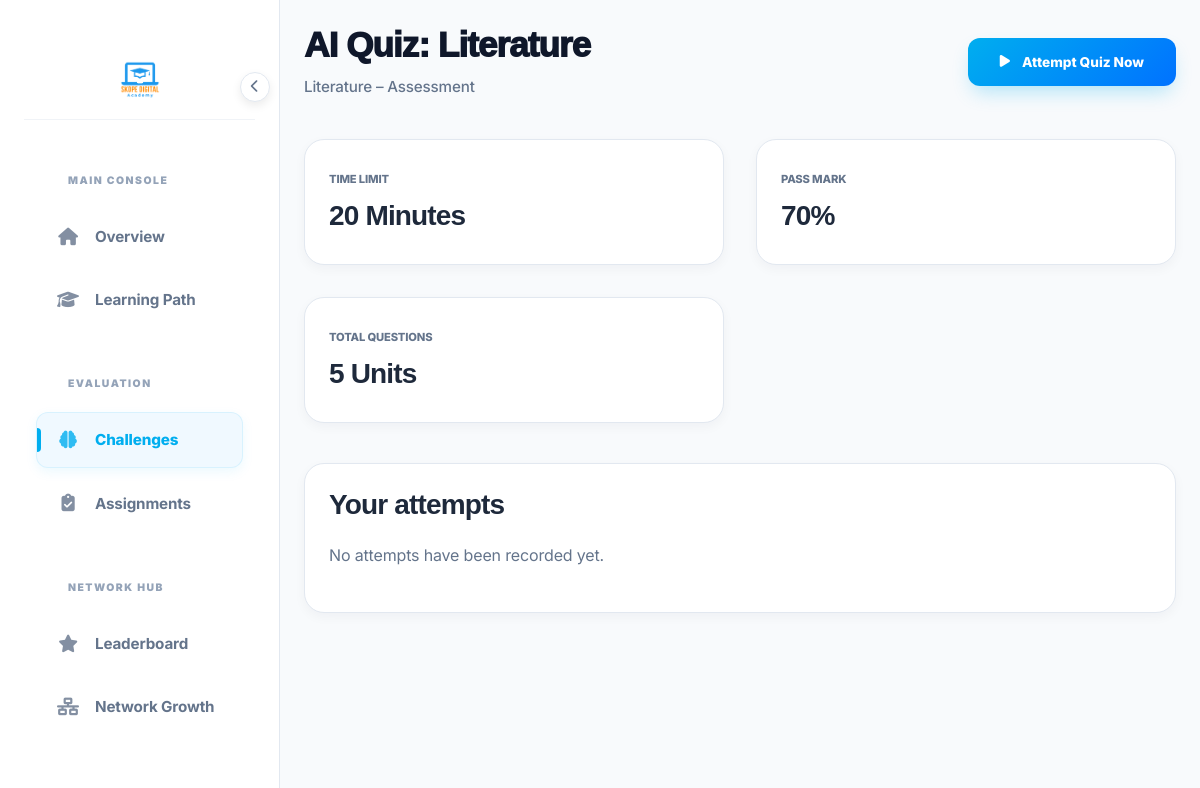
The page /student/take-quiz.php?id=3 (signed in) on the database its author committed.
### tables this page shows
CREATE TABLE `quizzes` (
  `id` int(11) NOT NULL AUTO_INCREMENT,
  `course_id` int(11) NOT NULL,
  `title` varchar(255) NOT NULL,
  `time_limit_mins` int(11) DEFAULT 30,
  `pass_score` int(11) DEFAULT 70,
  `type` enum('quiz','cat','final') DEFAULT 'quiz',
  `created_at` datetime DEFAULT current_timestamp(),
  PRIMARY KEY (`id`),
  KEY `course_id` (`course_id`)
);

CREATE TABLE `courses` (
  `id` int(11) NOT NULL AUTO_INCREMENT,
  `tutor_id` int(11) NOT NULL,
  `category_id` int(11) DEFAULT NULL,
  `title` varchar(255) NOT NULL,
  `slug` varchar(280) DEFAULT NULL,
  `description` text DEFAULT NULL,
  `level` enum('beginner','intermediate','advanced') DEFAULT 'beginner',
  `price` decimal(10,2) DEFAULT 0.00,
  `thumbnail` varchar(255) DEFAULT NULL,
  `preview_video` varchar(255) DEFAULT NULL,
  `status` enum('draft','pending','published','archived') DEFAULT 'draft',
  `duration_hours` decimal(5,1) DEFAULT 0.0,
  `total_lessons` int(11) DEFAULT 0,
  `enrolled_count` int(11) DEFAULT 0,
  `avg_rating` decimal(3,2) DEFAULT 0.00,
  `created_at` datetime DEFAULT current_timestamp(),
  PRIMARY KEY (`id`),
  KEY `tutor_id` (`tutor_id`),
  KEY `category_id` (`category_id`)
);

### student/take-quiz.php (the view, shortened to what this page needs)
<?php
require_once 'includes/header.php';
$qid = (int)($_GET['id'] ?? 0);
try {
    $stmt = $pdo->prepare("SELECT q.*, c.title as course_title, c.thumbnail as course_thumb
                           FROM quizzes q
                           JOIN courses c ON q.course_id = c.id
                           WHERE q.id = ?");
    $stmt->execute([$qid]);
    $quiz = $stmt->fetch();
    $stmt = $pdo->prepare("SELECT id, question, type, options_json, points
                           FROM quiz_questions
                           WHERE quiz_id = ?
                           ORDER BY order_num ASC");
    $stmt->execute([$qid]);
    $questions = $stmt->fetchAll(PDO::FETCH_ASSOC);
    $stmt = $pdo->prepare("SELECT * FROM quiz_attempts WHERE quiz_id = ? AND student_id = ? ORDER BY completed_at DESC");
    $stmt->execute([$qid, $student['id']]);
    $attempts = $stmt->fetchAll(PDO::FETCH_ASSOC);
} catch (Exception $e) {
    error_log($e->getMessage());
    header('Location: quizzes.php');
    exit;
}
require_once 'includes/sidebar.php';
?>
<main class="main-content">
    <div class="quiz-container">
        <div id="view-intro">
            <header class="portal-header">
                <div class="greeting">
                    <h1><?= htmlspecialchars($quiz['title']) ?></h1>
                    <p><?= htmlspecialchars($quiz['course_title']) ?> – Assessment</p>
                </div>
                <div class="header-tools">
                    <button class="btn-premium" onclick="startQuiz()">
                        <i class="fas fa-play"></i> Attempt Quiz Now
                    </button>
                </div>
            </header>
            <div class="grid-3" style="margin-bottom: 40px;">
                <div class="card">
                    <span style="font-size: 0.7rem; font-weight: 800; color: var(--text-dim); text-transform: uppercase;">Time Limit</span>
                    <h3 style="margin: 8px 0;"><?= $quiz['time_limit_mins'] ?> Minutes</h3>
                </div>
                <div class="card">
                    <span style="font-size: 0.7rem; font-weight: 800; color: var(--text-dim); text-transform: uppercase;">Pass Mark</span>
                    <h3 style="margin: 8px 0;"><?= $quiz['pass_score'] ?>%</h3>
                </div>
                <div class="card">
                    <span style="font-size: 0.7rem; font-weight: 800; color: var(--text-dim); text-transform: uppercase;">Total Questions</span>
                    <h3 style="margin: 8px 0;"><?= count($questions) ?> Units</h3>
                </div>
            </div>
            <div class="card">
                <h3 style="margin-top: 0; font-weight: 800;">Your attempts</h3>
                <?php if($attempts): ?>
                <table class="attempt-table">
                    <thead>
                        <tr>
                            <th>Status</th>
                            <th>Date / Time</th>
                            <th>Marks</th>
                            <th>Grade</th>
                            <th>Comment</th>
                        </tr>
                    </thead>
                    <tbody>
                        <?php foreach($attempts as $a):
                            $dt = new DateTime($a['completed_at']);
                        ?>
                        <tr>
                            <td><span style="color: var(--success); font-weight: 800;"><i class="fas fa-check-circle"></i> Finished</span></td>
                            <td><?= $dt->format('l, j F Y, g:i A') ?></td>
                            <td><?= round($a['score']) ?> / 100</td>
                            <td style="color: <?= $a['passed'] ? 'var(--success)' : 'var(--danger)' ?>; font-weight: 800;">
                                <?= $a['passed'] ? 'PASS' : 'RETAKE' ?>
                            </td>
                            <td>Review not permitted</td>
                        </tr>
                        <?php endforeach; ?>
                    </tbody>
                </table>
                <?php else: ?>
                <p style="color: var(--text-dim); padding: 20px 0;">No attempts have been recorded yet.</p>
                <?php endif; ?>
            </div>
        </div>
    </div>
</main>
</body>
</html>

### assets/css/main.css (style rules this page uses)
:root { --primary: #00BFFF; --primary-dark: #0080FF; --primary-glow: rgba(0, 191, 255, 0.12); --secondary: #FF8C00; --secondary-dark:#E67E00; --secondary-glow:rgba(255, 140, 0, 0.12); --slate-900: #0f172a; --slate-800: #1e293b; --slate-700: #334155; --slate-100: #f1f5f9; --white: #FFFFFF; --bg-light: #F8FAFC; --dark: #0f172a; --dark-card: #ffffff; --dark-border: #e2e8f0; --glass-bg: rgba(255, 255, 255, 0.7); --glass-border: rgba(255, 255, 255, 0.4); --text-main: #0f172a; --text-muted: #475569; --text-dim: #64748b; --success: #10B981; --warning: #F59E0B; --danger: #EF4444; --radius-sm: 8px; --radius: 14px; --radius-lg: 24px; --radius-xl: 32px; --shadow-premium: 0 20px 40px -15px rgba(15, 23, 42, 0.1); --shadow-lg: 0 25px 50px -12px rgba(0, 0, 0, 0.08); --transition: 0.4s cubic-bezier(0.16, 1, 0.3, 1); --font-main: 'Inter', sans-serif; --font-heading: 'Poppins', sans-serif; --vid-indigo: #3B3C68; --vid-indigo-dark:#2A2B4D; --vid-light: #F8FAFD; --vid-slate: #1E293B; }
*, *::before, *::after { box-sizing: border-box; margin: 0; padding: 0; }
html { scroll-behavior: smooth; font-size: 16px; }
body { font-family: var(--font-main); background: var(--bg-light); color: var(--text-main); line-height: 1.65; overflow-x: hidden; -webkit-font-smoothing: antialiased; letter-spacing: -0.01em; }
body.student-portal { background: var(--vid-light) !important; color: var(--vid-slate) !important; }
h1, h2, h3, h4, h5, h6 { font-family: var(--font-heading); font-weight: 800; color: #1e293b; letter-spacing: -0.03em; }
button { cursor: pointer; font-family: var(--font-main); }
h1, h2, h3, h4, h5, h6 { font-weight: 700; line-height: 1.2; color: var(--text-primary); }
h1 { font-size: clamp(2rem, 5vw, 3.5rem); }
h3 { font-size: clamp(1.2rem, 3vw, 1.75rem); }
.grid-3 { display: grid; grid-template-columns: repeat(3, 1fr); gap: 32px; }
.card { background: var(--dark-card); border: 1px solid var(--dark-border); border-radius: var(--radius); padding: 24px; transition: all var(--transition); }
:root { --sidebar-w: 280px; }
html, body { min-height: 100vh; width: 100%; }
.main-content { margin-left: var(--sidebar-w); min-height: 100vh; padding: 40px 60px; background: var(--bg-light); width: auto; position: relative; transition: all var(--transition); }
:root { --sidebar-w: 260px; }
.main-content { margin-left: var(--sidebar-w); padding: 32px 48px; }
@media (max-width: 1366px) { .main-content { padding: 24px 32px; } }

### assets/css/admin.css (style rules this page uses)
:root { --primary: #00AEEF; --primary-glow: rgba(0, 174, 239, 0.12); --secondary: #FF8C00; --accent: #6366F1; --success: #10B981; --danger: #EF4444; --warning: #F59E0B; --bg-main: #F8FAFC; --bg-sidebar: #FFFFFF; --surface: #FFFFFF; --surface-glass: rgba(255, 255, 255, 0.9); --text-main: #0F172A; --text-dim: #64748B; --text-muted: #94A3B8; --border: #E2E8F0; --border-light: rgba(226, 232, 240, 0.6); --shadow-sm: 0 4px 12px rgba(15, 23, 42, 0.04); --shadow-md: 0 12px 30px rgba(15, 23, 42, 0.08); --shadow-lg: 0 20px 50px rgba(15, 23, 42, 0.12); --shadow-premium: 0 30px 60px -12px rgba(15, 23, 42, 0.18); --radius-sm: 12px; --radius-md: 20px; --radius-lg: 32px; --sidebar-w: 280px; --header-h: 80px; --transition: 0.4s cubic-bezier(0.4, 0, 0.2, 1); --grad-primary: linear-gradient(135deg, #00AEEF 0%, #0072FF 100%); --grad-dark: linear-gradient(135deg, #0f172a 0%, #1e293b 100%); }
* { box-sizing: border-box; margin: 0; padding: 0; }
body.dashboard-body { background: var(--bg-main); color: var(--text-main); font-family: 'Inter', sans-serif; display: flex; overflow-x: hidden; }
.main-content { margin-left: var(--sidebar-w); flex: 1; min-height: 100vh; display: flex; flex-direction: column; transition: var(--transition); }
.btn-premium { background: var(--grad-primary); color: white; padding: 12px 24px; border-radius: 14px; font-weight: 800; font-size: 0.85rem; text-decoration: none; display: inline-flex; align-items: center; gap: 10px; border: none; cursor: pointer; transition: 0.3s; box-shadow: 0 10px 20px -5px rgba(0, 174, 239, 0.3); }

### student/take-quiz.php (style rules this page uses)
.quiz-container { max-width: 1000px; margin: 0 auto; }

### rows shown on the page
quizzes: title "AI Quiz: Literature", course.title "Literature", time_limit_mins "20", pass_score "70"

### other values the page prints
count($questions) "5"
